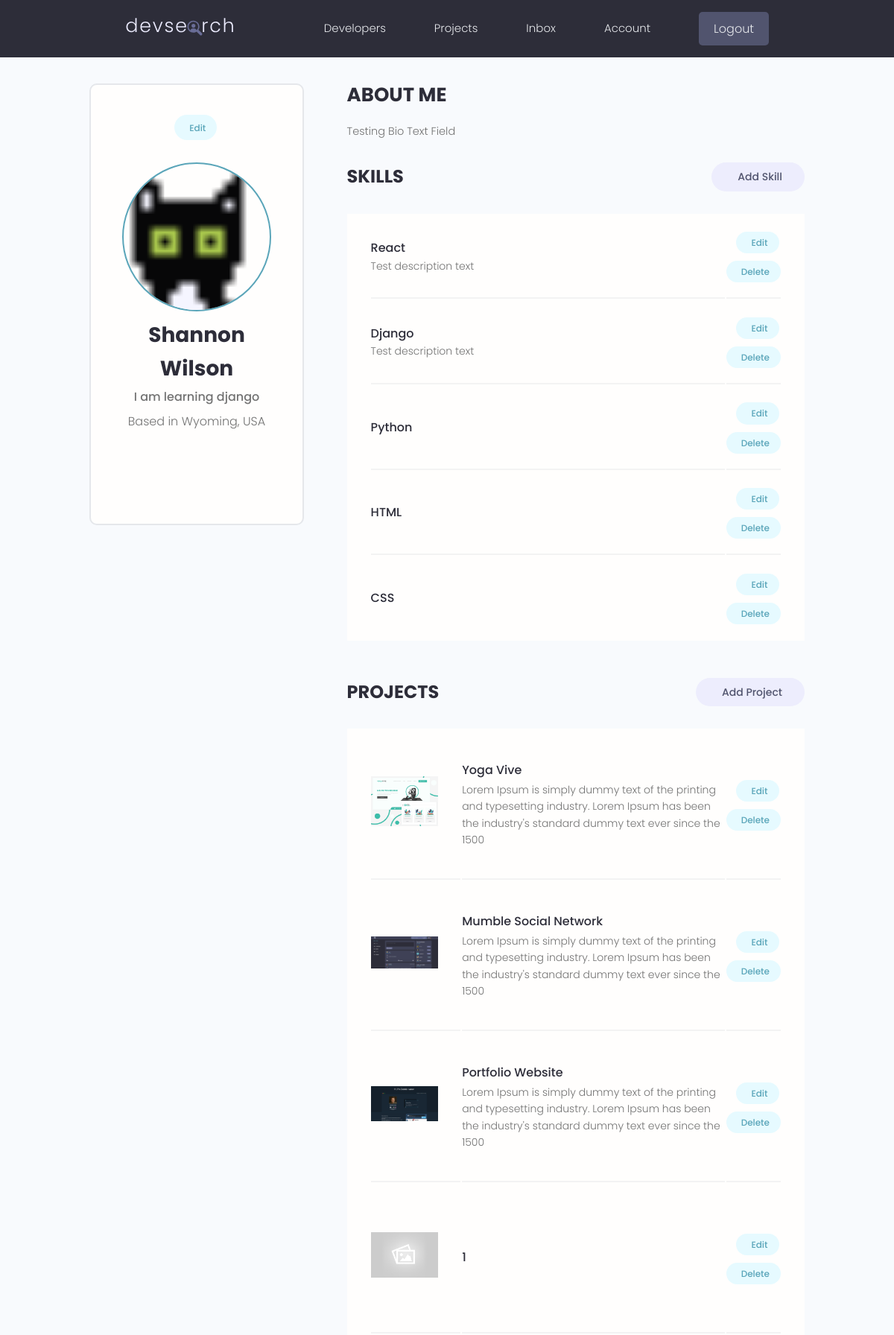
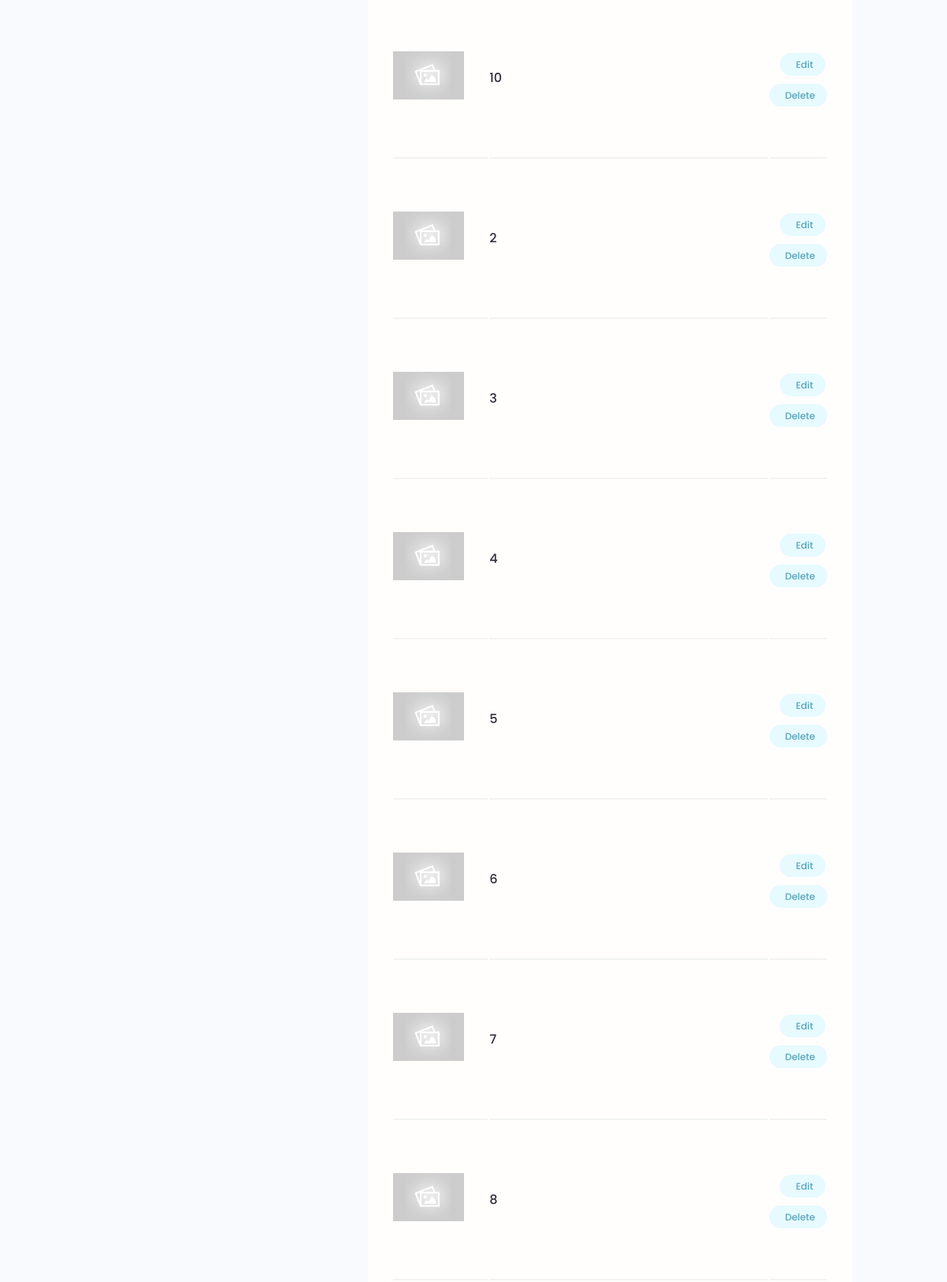
The app's page /account/ (signed in, upper part) with its own data (2 pictures, top to bottom).
### users/models.py (models this page shows, shortened)
class Profile(models.Model):
    user = models.OneToOneField(User, on_delete=models.CASCADE, null=True, blank=True)
    name = models.CharField(max_length=200, blank=True, null=True)
    username = models.CharField(max_length=200, blank=True, null=True)
    location = models.CharField(max_length=200, blank=True, null=True)
    email = models.EmailField(max_length=500, blank=True, null=True)
    short_intro = models.CharField(max_length=200, blank=True, null=True)
    bio = models.TextField(blank=True, null=True)
    profile_image = models.ImageField(null=True, blank=True, upload_to='profiles/', default="profiles/user-default.png")
    social_github = models.CharField(max_length=200, blank=True, null=True)
    social_twitter = models.CharField(max_length=200, blank=True, null=True)
    social_linkedin = models.CharField(max_length=200, blank=True, null=True)
    social_youtube = models.CharField(max_length=200, blank=True, null=True)
    social_website = models.CharField(max_length=200, blank=True, null=True)
    created = models.DateTimeField(auto_now_add=True)
    id = models.UUIDField(default=uuid.uuid4, unique=True, primary_key=True, editable=False)

class Skill(models.Model):
    owner = models.ForeignKey(Profile, on_delete=CASCADE, null=True, blank=True)
    name = CharField(max_length=200, blank=True, null=True)
    description = models.TextField(null=True, blank=True)
    created = models.DateTimeField(auto_now_add=True)
    id = models.UUIDField(default=uuid.uuid4, unique=True, primary_key=True, editable=False)

### projects/models.py (models this page shows, shortened)
class Project(models.Model):
    owner = models.ForeignKey(Profile, null=True, blank=True, on_delete=models.SET_NULL)
    title = models.CharField(max_length=200)
    description = models.TextField(null=True, blank=True)
    featured_image = models.ImageField(
        null=True, blank=True, default="default.jpg")
    demo_link = models.CharField(max_length=2000, null=True, blank=True)
    source_link = models.CharField(max_length=2000, null=True, blank=True)
    tags = models.ManyToManyField('Tag', blank=True)
    vote_total = models.IntegerField(default=0, null=True, blank=True)
    vote_ratio = models.IntegerField(default=0, null=True, blank=True)
    created = models.DateTimeField(auto_now_add=True)
    id = models.UUIDField(default=uuid.uuid4, unique=True, primary_key=True, editable=False)
    class Meta:
        ordering = ['-vote_ratio', '-vote_total', 'title']

### users/views.py (the view)
# urls.py: path('account/', views.userAccount, name="account"),
@login_required(login_url='login')
def userAccount(request):
    profile = request.user.profile
    skills = profile.skill_set.all()
    projects = profile.project_set.all()
    context = {'profile':profile, 'skills':skills, 'projects':projects}
    return render(request, 'users/account.html', context)

### users/templates/users/account.html (shortened to what this page needs)
{% extends 'main.html' %}
{% block content %}
  <main class="settingsPage profile my-md">
    <div class="container">
      <div class="layout">
        <div class="column column--1of3">
          <div class="card text-center">
            <div class="card__body dev">
              <a class="tag tag--pill tag--main settings__btn" href="{% url 'edit-account' %}"> Edit</a>
              <img class="avatar avatar--xl dev__avatar" src="{{profile.profile_image.url}}" />
              <h2 class="dev__name">{{profile.name}}</h2>
              <p class="dev__title">{{profile.short_intro}}</p>
              <p class="dev__location">Based in {{profile.location}}</p>
              <ul class="dev__social">
              </ul>
            </div>
          </div>
        </div>
        <div class="column column--2of3">
          <div class="devInfo">
            <h3 class="devInfo__title">About Me</h3>
            <p class="devInfo__about">{{profile.bio}}</p>
          </div>
          <div class="settings">
            <h3 class="settings__title">Skills</h3>
            <a class="tag tag--pill tag--sub settings__btn tag--lg" href="{% url 'create-skill' %}"> Add Skill</a>
          </div>
          <table class="settings__table">
            {% for skill in skills %}
            <tr>
              <td class="settings__tableInfo">
                <h4>{{skill.name}}</h4>
                <p>
                  {{skill.description}}
                </p>
              </td>
              <td class="settings__tableActions">
                <a class="tag tag--pill tag--main settings__btn" href="{% url 'update-skill' skill.id %}"> Edit</a>
                <a class="tag tag--pill tag--main settings__btn" href="{% url 'delete-skill' skill.id %}?next=/account">
                  Delete</a>
              </td>
            </tr>
            {% endfor %}
          </table>
          <div class="settings">
            <h3 class="settings__title">Projects</h3>
            <a class="tag tag--pill tag--sub settings__btn tag--lg" href="{% url 'create-project' %}"> Add Project</a>
          </div>
          <table class="settings__table">
            {% for project in projects %}
            <tr>
              <td class="settings__thumbnail">
                <a href="{% url 'project' project.id %}"><img src="{{project.featured_image.url}}" alt="Project Thumbnail" /></a>
              </td>
              <td class="settings__tableInfo">
                <a href="{% url 'project' project.id %}">{{project.title}}</a>
                <p>{{project.description|slice:"150"}}</p>
              </td>
              <td class="settings__tableActions">
                <a class="tag tag--pill tag--main settings__btn" href="{% url 'update-project' project.id %}"> Edit</a>
                <a class="tag tag--pill tag--main settings__btn" href="{% url 'delete-project' project.id %}?next=/account">
                  Delete</a>
              </td>
              {% endfor %}
            </tr>
          </table>
        </div>
      </div>
    </div>
  </main>
  {% endblock %}

### static/styles/app.css (style rules this page uses)
:root { --color-sub: #2d2d39; }
.card { border: 2px solid var(--color-light); }
img { width: 100%; }
.profile .card > .dev { padding: 4rem; }
.dev__avatar { display: block; margin: auto; }
.dev__name { color: var(--color-sub); font-size: 2.8rem; font-weight: 700; margin-top: 1rem; margin-bottom: 0.5rem; }
.dev__title { font-size: 1.6rem; font-weight: 500; line-height: 1.3; }
.dev__location { margin-top: 1rem; }
.dev__social { margin: 3rem 0; list-style: none; display: flex; justify-content: center; gap: 1.5rem; }
.devInfo { margin-bottom: 3rem; }
.devInfo__title, .devInfo__subtitle { font-size: 2.6rem; color: var(--color-sub); text-transform: uppercase; font-weight: 700; margin-bottom: 1.5rem; }
.devInfo__about, .devSkill__info { font-size: 1.45rem; line-height: 1.7; text-align: justify; }
.settingsPage .dev > .settings__btn { display: inline-block; margin-bottom: 3rem; }
.settings { display: flex; justify-content: space-between; align-items: center; }
.settings__title { font-size: 2.4rem; text-transform: uppercase; font-weight: 700; color: var(--color-sub); }
.settings__table { margin-top: 3rem; margin-bottom: 5rem; padding: 0 3rem; background: var(--color-white); }
.settings__table tr { width: 100%; }
.settings__table tr > td { padding: 2rem 0; }
.settings__table tr:not(:last-child) td { border-bottom: 2px solid var(--color-white-light); }
.settings__thumbnail { width: 23%; min-width: 10rem; }
.settings__thumbnail img { padding-right: 3rem; height: 15rem; object-fit: contain; }
.settings__tableInfo { width: 100%; }
.settings__tableInfo h4, .settings__tableInfo a { padding-right: 1rem; width: auto; font-size: 1.6rem; font-weight: 500; color: var(--color-sub); }
.settings__tableInfo p { font-size: 1.4rem; }
.settings__tableActions { text-align: right; }

### static/uikit/styles/modules/_variables.css (style rules this page uses)
:root { --color-main: #5aa5b9; --color-main-light: #e6faff; --color-sub: #3f4156; --color-sub-light: #51546e; --color-sub-lighter: #ededfd; --color-text: #737373; --color-gray: #8b8b8b; --color-light: #e5e7eb; --color-light-gray: #767676; --color-bg: #f8fafd; --color-white: #fffefd; --color-white-light: #f3f3f3; --color-success: #359e64; --color-success-bg: #def8e8; --color-error: #fc4b0b; --color-error-bg: #fff2ee; --font-base: 'Poppins', arial, helvetica, 'Segoe UI', roboto, ubuntu, sans-serif; --font-monospace: 'Fira Code', 'Courier New', courier, monospace; --font-regular: 300; --font-medium: 500; --font-bold: 700; --generic-shadow: 1px 1px 5px #00000010; --generic-transition: all 0.3s ease-in-out; }

### static/uikit/styles/modules/_base.css (style rules this page uses)
* { margin: 0; padding: 0; box-sizing: border-box; text-rendering: optimizeLegibility; color: inherit; font-size: inherit; }
html { font-size: 50%; }
@media only screen and (min-width: 480px) { html { font-size: 56.25%; } }
@media only screen and (min-width: 1200px) { html { font-size: 62.5%; } }
body { line-height: 1.6; font-weight: 400; font-size: 1.5rem; color: var(--color-text); background-color: var(--color-bg); min-height: 100vh; }

### static/uikit/styles/modules/_typography.css (style rules this page uses)
* { font-family: var(--font-base); }
h2 { font-size: 3.6rem; font-weight: var(--font-bold); }
h3 { font-size: 3.2rem; font-weight: var(--font-medium); }
h4 { font-size: 2.8rem; font-weight: var(--font-medium); }
p, span, strong { font-size: 1.6rem; color: var(--color-text); font-weight: var(--font-regular); }
a { padding-bottom: 2px; text-decoration: none; display: inline-block; color: var(--color-main); font-weight: var(--font-medium); }

### static/uikit/styles/modules/_utilities.css (style rules this page uses)
.container { width: 92%; max-width: 165rem; margin: 0 auto; box-sizing: border-box; }
@media screen and (min-width: 1000px) { .container { width: 90%; } }
@media screen and (min-width: 1200px) { .container { width: 80%; } }
.text-center { text-align: center; }
.my-md { margin: 3rem auto; }

### static/uikit/styles/modules/_avatar.css (style rules this page uses)
.avatar { border-radius: 50%; border: 2px solid var(--color-main); object-fit: cover; }
.avatar--xl { height: 20rem; width: 20rem; }

### static/uikit/styles/modules/_card.css (style rules this page uses)
.card { border-radius: 1rem; background-color: var(--color-white); border: 1.5px solid var(--color-light); width: auto; height: auto; margin-top: 0.5rem; margin-bottom: 0.5rem; overflow: hidden; }
.card__body, .card__header { padding: 2rem 2.5rem; }

### static/uikit/styles/modules/_layout.css (style rules this page uses)
.layout { display: flex; flex-flow: row wrap; justify-content: space-between; }
.layout > .column { margin-bottom: 3rem; }
.layout > .column.column--1of3 { flex-basis: 30%; }
.layout > .column.column--2of3 { flex-basis: 64%; }

### records on screen
Profile: profile_image (picture), name "Shannon Wilson", short_intro "I am learning django", location "Wyoming, USA", bio "Testing Bio Text Field"
Skill: name "React", description "Test description text"
Skill: name "Django", description "Test description text"
Skill: name "Python"
Skill: name "HTML"
Skill: name "CSS"
Project: featured_image (picture), title "Yoga Vive", description "Lorem Ipsum is simply dummy text of the printing and typesetting industry. Lorem Ipsum has been the industry's standard dummy text ever since the 1500"
Project: featured_image (picture), title "Mumble Social Network", description "Lorem Ipsum is simply dummy text of the printing and typesetting industry. Lorem Ipsum has been the industry's standard dummy text ever since the 1500"
Project: featured_image (picture), title "Portfolio Website", description "Lorem Ipsum is simply dummy text of the printing and typesetting industry. Lorem Ipsum has been the industry's standard dummy text ever since the 1500"
Project: featured_image (placeholder picture), title "1"
Project: featured_image (placeholder picture), title "10"
Project: featured_image (placeholder picture), title "2"
Project: featured_image (placeholder picture), title "3"
Project: featured_image (placeholder picture), title "4"
Project: featured_image (placeholder picture), title "5"
Project: featured_image (placeholder picture), title "6"
Project: featured_image (placeholder picture), title "7"
Project: featured_image (placeholder picture), title "8"
